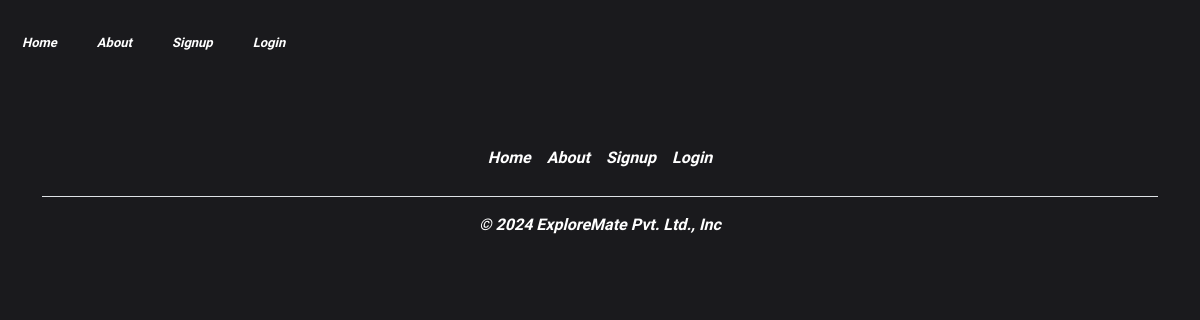
The app's page /bus/, older data.
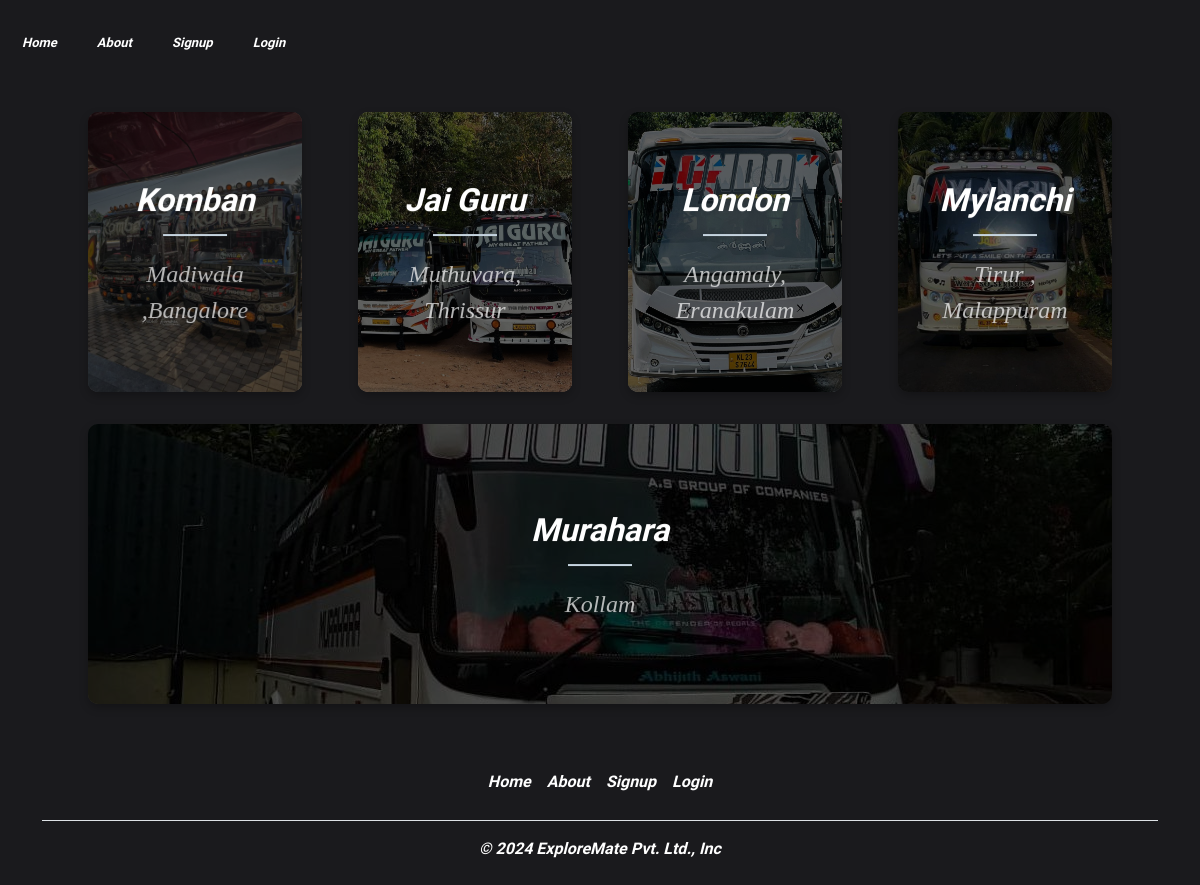
The same page, newer data.
### Tourpackageapp/models.py (models this page shows, shortened)
class Bus(models.Model):
    name = models.CharField(max_length=20)
    desc = models.TextField()
    image1 = models.ImageField(upload_to="images/bus", null=True, blank=True)
    image2 = models.ImageField(upload_to="images/bus", null=True, blank=True)
    total = models.IntegerField(null=True, blank=True)
    location = models.CharField(max_length=20,null=True, blank=True)
    contact = models.CharField(max_length=20,null=True, blank=True)
    available = models.BooleanField(default=True)

### Tourpackageapp/views.py (the view)
# urls.py: path('bus/',views.bus,name='bus'),
def bus(request):
    buses = Bus.objects.all()
    return render(request,'buses.html', {'buses': buses})

### templates/buses.html (shortened to what this page needs)
{% extends 'base.html' %}
{% load static %}
{% block content %}
<body>
   <div class="wrapper">
        <div class="cols">
            {% for i in buses %}
            <div class="col" ontouchstart="this.classList.toggle('hover');">
                <div class="container">
                    <div class="front" style="background-image: url('{{ i.image1.url }}')">
                        <div class="inner">
                            <p>{{ i.name }}</p>
                            <span>{{ i.location }}</span>
                        </div>
                    </div>
                    <div class="back">
                        <div class="inner">
                            <p>{{ i.desc }}</p>
                            <span>available buses:{{ i.total }}</span><br>
                            <span>{{i.contact}}</span>
                        </div>
                    </div>
                </div>
            </div>
            {% if forloop.counter|divisibleby:4 and not forloop.last %}
        </div>
        <div class="cols">
            {% endif %}
            {% endfor %}
        </div>
    </div>
{% endblock %}

### templates/base.html (shortened to what this page needs)
<!DOCTYPE html>
{% load static %}
<html lang="en">
<head>
    <link rel="stylesheet" href="{% static 'css/style.css' %}">
    <link href="https://cdn.jsdelivr.net/npm/bootstrap@5.3.3/dist/css/bootstrap.min.css" rel="stylesheet">
    <link href="https://cdnjs.cloudflare.com/ajax/libs/font-awesome/6.0.0-beta3/css/all.min.css" rel="stylesheet">
</head>
<body class="oxanium-body" style="background-color: #1A1A1D;color: #FFFFFF;">
<nav class="navbar navbar-expand-lg">
    <div class="container-fluid">
        <div class="collapse navbar-collapse" id="navbarNavAltMarkup">
            <div class="navbar-nav">
                <a class="nav-link active" aria-current="page" href="{% url 'home' %}">Home</a>
                <a class="nav-link" href="#footer">About</a>
                {% if user.is_authenticated %}
                <a class="nav-link" href="{% url 'packagers' %}">Packages</a>
                <a class="nav-link" href="{% url 'bus' %}">Buses</a>
                <a style="margin-left:auto;" class="nav-link" href="{% url 'enquiry' %}">Enquiry</a>
                <div class="nav-item dropdown ">
                    <a class="nav-link dropdown-toggle" href="#" id="navbarDropdown" role="button" data-bs-toggle="dropdown" aria-expanded="false">
                        <i class="fas fa-user"></i> {{ user.username }}
                    </a>
                    <ul class="dropdown-menu" aria-labelledby="navbarDropdown">
                        <li><a class="dropdown-item" href="{% url 'logout' %}">Logout</a></li>
                    </ul>
                </div>
                {% else %}
                    <a class="nav-link" href="{% url 'signup' %}">Signup</a>
                    <a class="nav-link" href="{% url 'login' %}">Login</a>
                {% endif %}
            </div>
        </div>
    </div>
</nav>
{% block content %}
{% endblock %}
<div class="container" id="footer">
    <footer class="py-3 my-4">
        <ul class="nav justify-content-center border-bottom pb-3 mb-3">
            <li class="nav-item"><a href="{% url 'home' %}" class="nav-link px-2">Home</a></li>
            <li class="nav-item"><a href="#" class="nav-link px-2">About</a></li>
            {% if user.is_authenticated %}
            <li class="nav-item"><a href="{% url 'packagers' %}" class="nav-link px-2">Packages</a></li>
            <li class="nav-item"><a href="{% url 'bus' %}" class="nav-link px-2">Buses</a></li>
            <li class="nav-item"><a href="{% url 'enquiry' %}" class="nav-link px-2">Enquiry</a></li>
            {% else %}
            <li class="nav-item"><a href="{% url 'signup' %}" class="nav-link px-2">Signup</a></li>
            <li class="nav-item"><a href="{% url 'login' %}" class="nav-link px-2">Login</a></li>
            {% endif %}
        </ul>
        <p class="nav-item text-center" style="color:white;">© 2024 ExploreMate Pvt. Ltd., Inc</p>
    </footer>
</div>
</body>
</html>

### static/css/style.css (style rules this page uses)
.oxanium-body { font-family: "Oxanium", sans-serif; font-optical-sizing: auto; font-weight: bold; font-style: italic; }
.navbar { background-color: #1A1A1D !important; margin-top: 15px; margin-bottom: 25px; }
.nav-link { color: white !important; padding: 10px !important; }
footer { color: white !important; }

### templates/base.html (style rules this page uses)
html { scroll-behavior: smooth; }
.navbar-nav .nav-link, .nav-item.dropdown .nav-link, .dropdown-menu .dropdown-item { position: relative; color: white; font-size: 13px; text-decoration: none; margin-right: 20px; transition: border-bottom-color 0.5s ease-in-out, color 0.5s ease-in-out; }
.navbar-nav .nav-link::after, .nav-item.dropdown .nav-link::after, .dropdown-menu .dropdown-item::after { content: ""; position: absolute; bottom: -2px; left: 0; width: 0; height: 2px; background-color: transparent; transition: width 0.5s ease-in-out, background-color 0.5s ease-in-out; }

### templates/buses.html (style rules this page uses)
* { margin: 0; padding: 0; -webkit-box-sizing: border-box; box-sizing: border-box; }
body { background-color: #000; }
.wrapper { width: 90%; margin: 0 auto; max-width: 80rem; }
.cols { display: -webkit-box; display: -ms-flexbox; display: flex; -ms-flex-wrap: wrap; flex-wrap: wrap; -webkit-box-pack: center; -ms-flex-pack: center; justify-content: center; }
.col { width: calc(25% - 2rem); margin: 1rem; cursor: pointer; }
.container { -webkit-transform-style: preserve-3d; transform-style: preserve-3d; -webkit-perspective: 1000px; perspective: 1000px; }
.front, .back { background-size: cover; box-shadow: 0 4px 8px 0 rgba(0, 0, 0, 0.25); border-radius: 10px; background-position: center; -webkit-transition: -webkit-transform .7s cubic-bezier(0.4, 0.2, 0.2, 1); transition: -webkit-transform .7s cubic-bezier(0.4, 0.2, 0.2, 1); -o-transition: transform .7s cubic-bezier(0.4, 0.2, 0.2, 1); transition: transform .7s cubic-bezier(0.4, 0.2, 0.2, 1); transition: transform .7s cubic-bezier(0.4, 0.2, 0.2, 1), -webkit-transform .7s cubic-bezier(0.4, 0.2, 0.2, 1); -webkit-backface-visibility: hidden; backface-visibility: hidden; text-align: center; min-height: 280px; box-shadow: 0 0 10px solid blue; height: auto; border-radius: 10px; color: #fff; font-size: 1.5rem; }
.back { background: #cedce7; background: -webkit-linear-gradient(45deg, #cedce7 0%, #596a72 100%); background: -o-linear-gradient(45deg, #cedce7 0%, #596a72 100%); background: linear-gradient(45deg, #cedce7 0%, #596a72 100%); }
.front:after { position: absolute; top: 0; left: 0; z-index: 1; width: 100%; height: 100%; content: ''; display: block; opacity: .6; background-color: #000; -webkit-backface-visibility: hidden; backface-visibility: hidden; border-radius: 10px; }
.back { position: absolute; top: 0; left: 0; width: 100%; }
.inner { -webkit-transform: translateY(-50%) translateZ(60px) scale(0.94); transform: translateY(-50%) translateZ(60px) scale(0.94); top: 50%; position: absolute; left: 0; width: 100%; padding: 2rem; -webkit-box-sizing: border-box; box-sizing: border-box; outline: 1px solid transparent; -webkit-perspective: inherit; perspective: inherit; z-index: 2; }
.container .back { -webkit-transform: rotateY(180deg); transform: rotateY(180deg); -webkit-transform-style: preserve-3d; transform-style: preserve-3d; }
.container .front { -webkit-transform: rotateY(0deg); transform: rotateY(0deg); -webkit-transform-style: preserve-3d; transform-style: preserve-3d; }
.front .inner p { font-size: 2rem; margin-bottom: 2rem; position: relative; }
.front .inner p:after { content: ''; width: 4rem; height: 2px; position: absolute; background: #C6D4DF; display: block; left: 0; right: 0; margin: 0 auto; bottom: -.75rem; }
.front .inner span { color: rgba(255, 255, 255, 0.7); font-family: 'Montserrat'; font-weight: 300; }

Row changes from the older to the newer data that the page shows:
added Bus: image1 (picture), name "Komban", location "Madiwala ,Bangalore"
added Bus: image1 (picture), name "Jai Guru", location "Muthuvara, Thrissur"
added Bus: image1 (picture), name "London", location "Angamaly, Eranakulam"
added Bus: image1 (picture), name "Mylanchi", location "Tirur , Malappuram"
added Bus: image1 (picture), name "Murahara", location "Kollam"
